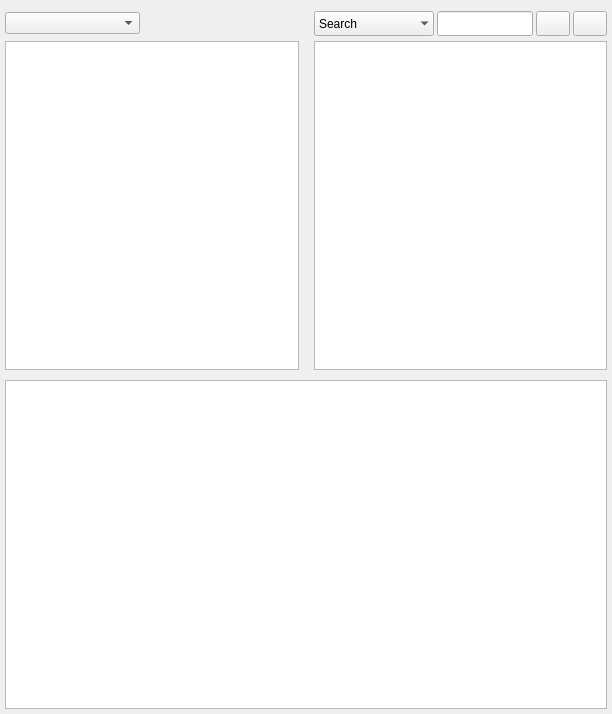
<?xml version="1.0" encoding="UTF-8"?>
<ui version="4.0">
 <class>Library_windowed</class>
 <widget class="QWidget" name="Library_windowed">
  <property name="geometry">
   <rect>
    <x>0</x>
    <y>0</y>
    <width>612</width>
    <height>714</height>
   </rect>
  </property>
  <property name="minimumSize">
   <size>
    <width>0</width>
    <height>0</height>
   </size>
  </property>
  <property name="focusPolicy">
   <enum>Qt::ClickFocus</enum>
  </property>
  <property name="acceptDrops">
   <bool>true</bool>
  </property>
  <property name="windowTitle">
   <string>Library</string>
  </property>
  <layout class="QGridLayout" name="gridLayout">
   <property name="leftMargin">
    <number>5</number>
   </property>
   <property name="rightMargin">
    <number>5</number>
   </property>
   <property name="bottomMargin">
    <number>5</number>
   </property>
   <property name="horizontalSpacing">
    <number>15</number>
   </property>
   <property name="verticalSpacing">
    <number>5</number>
   </property>
   <item row="4" column="0" colspan="4">
    <widget class="LibraryView" name="tb_title">
     <property name="sizePolicy">
      <sizepolicy hsizetype="Preferred" vsizetype="MinimumExpanding">
       <horstretch>0</horstretch>
       <verstretch>0</verstretch>
      </sizepolicy>
     </property>
     <property name="font">
      <font>
       <pointsize>8</pointsize>
       <weight>75</weight>
       <bold>true</bold>
      </font>
     </property>
     <property name="focusPolicy">
      <enum>Qt::StrongFocus</enum>
     </property>
     <property name="acceptDrops">
      <bool>true</bool>
     </property>
     <property name="frameShadow">
      <enum>QFrame::Sunken</enum>
     </property>
     <property name="editTriggers">
      <set>QAbstractItemView::CurrentChanged|QAbstractItemView::SelectedClicked</set>
     </property>
     <property name="tabKeyNavigation">
      <bool>false</bool>
     </property>
     <property name="dragEnabled">
      <bool>true</bool>
     </property>
     <property name="dragDropMode">
      <enum>QAbstractItemView::DragDrop</enum>
     </property>
     <property name="selectionBehavior">
      <enum>QAbstractItemView::SelectRows</enum>
     </property>
     <property name="showGrid">
      <bool>false</bool>
     </property>
     <property name="gridStyle">
      <enum>Qt::DotLine</enum>
     </property>
     <property name="sortingEnabled">
      <bool>true</bool>
     </property>
     <property name="wordWrap">
      <bool>false</bool>
     </property>
     <attribute name="horizontalHeaderCascadingSectionResizes">
      <bool>true</bool>
     </attribute>
     <attribute name="horizontalHeaderHighlightSections">
      <bool>false</bool>
     </attribute>
     <attribute name="horizontalHeaderMinimumSectionSize">
      <number>23</number>
     </attribute>
     <attribute name="horizontalHeaderShowSortIndicator" stdset="0">
      <bool>true</bool>
     </attribute>
     <attribute name="horizontalHeaderStretchLastSection">
      <bool>true</bool>
     </attribute>
     <attribute name="verticalHeaderVisible">
      <bool>false</bool>
     </attribute>
     <attribute name="verticalHeaderDefaultSectionSize">
      <number>20</number>
     </attribute>
     <attribute name="verticalHeaderMinimumSectionSize">
      <number>20</number>
     </attribute>
    </widget>
   </item>
   <item row="2" column="2" colspan="2">
    <widget class="LibraryViewAlbum" name="lv_album">
     <property name="sizePolicy">
      <sizepolicy hsizetype="Expanding" vsizetype="Expanding">
       <horstretch>1</horstretch>
       <verstretch>0</verstretch>
      </sizepolicy>
     </property>
     <property name="minimumSize">
      <size>
       <width>200</width>
       <height>0</height>
      </size>
     </property>
     <property name="font">
      <font>
       <pointsize>8</pointsize>
       <weight>75</weight>
       <bold>true</bold>
      </font>
     </property>
     <property name="focusPolicy">
      <enum>Qt::StrongFocus</enum>
     </property>
     <property name="acceptDrops">
      <bool>true</bool>
     </property>
     <property name="frameShadow">
      <enum>QFrame::Sunken</enum>
     </property>
     <property name="editTriggers">
      <set>QAbstractItemView::CurrentChanged|QAbstractItemView::SelectedClicked</set>
     </property>
     <property name="tabKeyNavigation">
      <bool>false</bool>
     </property>
     <property name="dragEnabled">
      <bool>true</bool>
     </property>
     <property name="dragDropMode">
      <enum>QAbstractItemView::DragDrop</enum>
     </property>
     <property name="selectionBehavior">
      <enum>QAbstractItemView::SelectRows</enum>
     </property>
     <property name="showGrid">
      <bool>false</bool>
     </property>
     <property name="gridStyle">
      <enum>Qt::DotLine</enum>
     </property>
     <property name="sortingEnabled">
      <bool>true</bool>
     </property>
     <property name="wordWrap">
      <bool>false</bool>
     </property>
     <attribute name="horizontalHeaderHighlightSections">
      <bool>false</bool>
     </attribute>
     <attribute name="horizontalHeaderStretchLastSection">
      <bool>true</bool>
     </attribute>
     <attribute name="verticalHeaderVisible">
      <bool>false</bool>
     </attribute>
     <attribute name="verticalHeaderDefaultSectionSize">
      <number>20</number>
     </attribute>
     <attribute name="verticalHeaderMinimumSectionSize">
      <number>20</number>
     </attribute>
    </widget>
   </item>
   <item row="2" column="0" colspan="2">
    <widget class="LibraryView" name="lv_artist">
     <property name="sizePolicy">
      <sizepolicy hsizetype="Expanding" vsizetype="Expanding">
       <horstretch>1</horstretch>
       <verstretch>0</verstretch>
      </sizepolicy>
     </property>
     <property name="minimumSize">
      <size>
       <width>200</width>
       <height>0</height>
      </size>
     </property>
     <property name="font">
      <font>
       <pointsize>8</pointsize>
       <weight>75</weight>
       <bold>true</bold>
      </font>
     </property>
     <property name="focusPolicy">
      <enum>Qt::StrongFocus</enum>
     </property>
     <property name="acceptDrops">
      <bool>true</bool>
     </property>
     <property name="frameShadow">
      <enum>QFrame::Sunken</enum>
     </property>
     <property name="editTriggers">
      <set>QAbstractItemView::CurrentChanged|QAbstractItemView::SelectedClicked</set>
     </property>
     <property name="tabKeyNavigation">
      <bool>false</bool>
     </property>
     <property name="dragEnabled">
      <bool>true</bool>
     </property>
     <property name="dragDropMode">
      <enum>QAbstractItemView::DragDrop</enum>
     </property>
     <property name="selectionBehavior">
      <enum>QAbstractItemView::SelectRows</enum>
     </property>
     <property name="showGrid">
      <bool>false</bool>
     </property>
     <property name="gridStyle">
      <enum>Qt::DotLine</enum>
     </property>
     <property name="sortingEnabled">
      <bool>true</bool>
     </property>
     <property name="wordWrap">
      <bool>false</bool>
     </property>
     <attribute name="horizontalHeaderHighlightSections">
      <bool>false</bool>
     </attribute>
     <attribute name="horizontalHeaderStretchLastSection">
      <bool>true</bool>
     </attribute>
     <attribute name="verticalHeaderVisible">
      <bool>false</bool>
     </attribute>
     <attribute name="verticalHeaderDefaultSectionSize">
      <number>20</number>
     </attribute>
     <attribute name="verticalHeaderMinimumSectionSize">
      <number>20</number>
     </attribute>
    </widget>
   </item>
   <item row="3" column="0" colspan="2">
    <widget class="QFrame" name="frame">
     <property name="focusPolicy">
      <enum>Qt::ClickFocus</enum>
     </property>
     <property name="frameShape">
      <enum>QFrame::StyledPanel</enum>
     </property>
     <property name="frameShadow">
      <enum>QFrame::Raised</enum>
     </property>
    </widget>
   </item>
   <item row="1" column="2" colspan="2">
    <layout class="QHBoxLayout" name="horizontalLayout">
     <property name="spacing">
      <number>3</number>
     </property>
     <item>
      <widget class="QComboBox" name="combo_searchfilter">
       <property name="minimumSize">
        <size>
         <width>120</width>
         <height>25</height>
        </size>
       </property>
       <property name="maximumSize">
        <size>
         <width>120</width>
         <height>25</height>
        </size>
       </property>
       <property name="focusPolicy">
        <enum>Qt::ClickFocus</enum>
       </property>
       <property name="toolTip">
        <string>Shortcuts: &lt;br /&gt;Search &lt;span style=&quot; font-weight:600;&quot;&gt;s: &lt;br /&gt; &lt;/span&gt;Genre &lt;span style=&quot; font-weight:600;&quot;&gt;g: &lt;br /&gt;&lt;/span&gt;Path &lt;span style=&quot; font-weight:600;&quot;&gt;p:&lt;br/&gt;</string>
       </property>
       <property name="sizeAdjustPolicy">
        <enum>QComboBox::AdjustToMinimumContentsLength</enum>
       </property>
       <property name="minimumContentsLength">
        <number>120</number>
       </property>
       <property name="frame">
        <bool>false</bool>
       </property>
       <item>
        <property name="text">
         <string>Search</string>
        </property>
       </item>
       <item>
        <property name="text">
         <string>Genre</string>
        </property>
       </item>
       <item>
        <property name="text">
         <string>Path</string>
        </property>
       </item>
      </widget>
     </item>
     <item>
      <widget class="QLineEdit" name="le_search">
       <property name="minimumSize">
        <size>
         <width>0</width>
         <height>25</height>
        </size>
       </property>
       <property name="maximumSize">
        <size>
         <width>16777215</width>
         <height>25</height>
        </size>
       </property>
       <property name="focusPolicy">
        <enum>Qt::ClickFocus</enum>
       </property>
       <property name="toolTip">
        <string>Search for title, interprets and albums</string>
       </property>
      </widget>
     </item>
     <item>
      <widget class="QPushButton" name="btn_clear">
       <property name="minimumSize">
        <size>
         <width>0</width>
         <height>25</height>
        </size>
       </property>
       <property name="maximumSize">
        <size>
         <width>34</width>
         <height>25</height>
        </size>
       </property>
       <property name="focusPolicy">
        <enum>Qt::ClickFocus</enum>
       </property>
       <property name="toolTip">
        <string>Show all interprets, albums, tracks</string>
       </property>
       <property name="text">
        <string/>
       </property>
       <property name="icon">
        <iconset resource="../Icons.qrc">
         <normaloff>:/icons/broom.png</normaloff>:/icons/broom.png</iconset>
       </property>
      </widget>
     </item>
     <item>
      <widget class="QPushButton" name="btn_refresh">
       <property name="minimumSize">
        <size>
         <width>0</width>
         <height>25</height>
        </size>
       </property>
       <property name="maximumSize">
        <size>
         <width>34</width>
         <height>25</height>
        </size>
       </property>
       <property name="focusPolicy">
        <enum>Qt::ClickFocus</enum>
       </property>
       <property name="text">
        <string/>
       </property>
       <property name="icon">
        <iconset resource="../Icons.qrc">
         <normaloff>:/icons/undo.svg.png</normaloff>:/icons/undo.svg.png</iconset>
       </property>
       <property name="iconSize">
        <size>
         <width>16</width>
         <height>16</height>
        </size>
       </property>
      </widget>
     </item>
    </layout>
   </item>
   <item row="1" column="0" colspan="2">
    <layout class="QHBoxLayout" name="horizontalLayout_2">
     <item>
      <widget class="QComboBox" name="combo_lib_chooser"/>
     </item>
     <item>
      <widget class="QLabel" name="lab_status">
       <property name="focusPolicy">
        <enum>Qt::ClickFocus</enum>
       </property>
       <property name="text">
        <string/>
       </property>
      </widget>
     </item>
     <item>
      <widget class="QPushButton" name="btn_info">
       <property name="minimumSize">
        <size>
         <width>24</width>
         <height>24</height>
        </size>
       </property>
       <property name="maximumSize">
        <size>
         <width>24</width>
         <height>24</height>
        </size>
       </property>
       <property name="focusPolicy">
        <enum>Qt::ClickFocus</enum>
       </property>
       <property name="toolTip">
        <string>Information</string>
       </property>
       <property name="text">
        <string/>
       </property>
       <property name="icon">
        <iconset resource="../Icons.qrc">
         <normaloff>:/icons/info.svg.png</normaloff>:/icons/info.svg.png</iconset>
       </property>
       <property name="iconSize">
        <size>
         <width>20</width>
         <height>20</height>
        </size>
       </property>
       <property name="flat">
        <bool>true</bool>
       </property>
      </widget>
     </item>
    </layout>
   </item>
  </layout>
 </widget>
 <customwidgets>
  <customwidget>
   <class>LibraryView</class>
   <extends>QTableView</extends>
   <header>GUI/library/view/LibraryView.h</header>
  </customwidget>
  <customwidget>
   <class>LibraryViewAlbum</class>
   <extends>QTableView</extends>
   <header>GUI/library/view/LibraryViewAlbum.h</header>
  </customwidget>
 </customwidgets>
 <tabstops>
  <tabstop>lv_artist</tabstop>
  <tabstop>lv_album</tabstop>
  <tabstop>tb_title</tabstop>
 </tabstops>
 <resources>
  <include location="../Icons.qrc"/>
 </resources>
 <connections/>
</ui>
